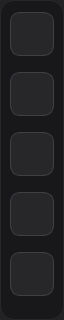
<?xml version="1.0" encoding="UTF-8"?>
<ui version="4.0">
 <class>ToolForm</class>
 <widget class="QWidget" name="ToolForm">
  <property name="geometry">
   <rect>
    <x>0</x>
    <y>0</y>
    <width>64</width>
    <height>320</height>
   </rect>
  </property>
  <property name="sizePolicy">
   <sizepolicy hsizetype="Fixed" vsizetype="Minimum">
    <horstretch>0</horstretch>
    <verstretch>0</verstretch>
   </sizepolicy>
  </property>
  <property name="minimumSize">
   <size>
    <width>64</width>
    <height>0</height>
   </size>
  </property>
  <property name="maximumSize">
   <size>
    <width>120</width>
    <height>16777215</height>
   </size>
  </property>
  <property name="windowTitle">
   <string>工具栏</string>
  </property>
  <property name="styleSheet">
   <string notr="true">
    QWidget#ToolForm {
      background-color: rgba(24, 24, 27, 0.96);
      border: 1px solid #27272a;
      border-radius: 14px;
    }
   </string>
  </property>
  <layout class="QVBoxLayout" name="verticalLayout">
   <property name="spacing">
    <number>8</number>
   </property>
   <property name="leftMargin">
    <number>10</number>
   </property>
   <property name="topMargin">
    <number>12</number>
   </property>
   <property name="rightMargin">
    <number>10</number>
   </property>
   <property name="bottomMargin">
    <number>12</number>
   </property>
   <item alignment="Qt::AlignHCenter">
    <widget class="QPushButton" name="keyMapBtn">
     <property name="minimumSize">
      <size>
       <width>44</width>
       <height>44</height>
      </size>
     </property>
     <property name="maximumSize">
      <size>
       <width>44</width>
       <height>44</height>
      </size>
     </property>
     <property name="toolTip">
      <string>键位映射</string>
     </property>
     <property name="text">
      <string/>
     </property>
     <property name="styleSheet">
      <string notr="true">
       QPushButton {
         background-color: #27272a;
         border: 1px solid #3f3f46;
         border-radius: 10px;
         color: #fafafa;
       }
       QPushButton:hover {
         background-color: #3f3f46;
         border-color: #6366f1;
       }
       QPushButton:pressed {
         background-color: #6366f1;
       }
      </string>
     </property>
    </widget>
   </item>
   <item>
    <widget class="QStackedWidget" name="stackedWidget">
     <property name="sizePolicy">
      <sizepolicy hsizetype="Preferred" vsizetype="Minimum">
       <horstretch>0</horstretch>
       <verstretch>0</verstretch>
      </sizepolicy>
     </property>
     <property name="currentIndex">
      <number>0</number>
     </property>
     <widget class="QWidget" name="page_normal">
      <layout class="QVBoxLayout" name="verticalLayout_2">
       <property name="spacing">
        <number>8</number>
       </property>
       <property name="leftMargin">
        <number>0</number>
       </property>
       <property name="topMargin">
        <number>0</number>
       </property>
       <property name="rightMargin">
        <number>0</number>
       </property>
       <property name="bottomMargin">
        <number>0</number>
       </property>
       <item alignment="Qt::AlignHCenter">
        <widget class="QPushButton" name="fullScreenBtn">
         <property name="minimumSize">
          <size>
           <width>44</width>
           <height>44</height>
          </size>
         </property>
         <property name="maximumSize">
          <size>
           <width>44</width>
           <height>44</height>
          </size>
         </property>
         <property name="toolTip">
          <string>全屏切换</string>
         </property>
         <property name="text">
          <string/>
         </property>
         <property name="styleSheet">
          <string notr="true">
           QPushButton {
             background-color: #27272a;
             border: 1px solid #3f3f46;
             border-radius: 10px;
             color: #fafafa;
           }
           QPushButton:hover {
             background-color: #3f3f46;
             border-color: #6366f1;
           }
           QPushButton:pressed {
             background-color: #6366f1;
           }
          </string>
         </property>
        </widget>
       </item>
       <item alignment="Qt::AlignHCenter">
        <widget class="QPushButton" name="appSwitchBtn">
         <property name="minimumSize">
          <size>
           <width>44</width>
           <height>44</height>
          </size>
         </property>
         <property name="maximumSize">
          <size>
           <width>44</width>
           <height>44</height>
          </size>
         </property>
         <property name="toolTip">
          <string>最近应用</string>
         </property>
         <property name="text">
          <string/>
         </property>
         <property name="styleSheet">
          <string notr="true">
           QPushButton {
             background-color: #27272a;
             border: 1px solid #3f3f46;
             border-radius: 10px;
             color: #fafafa;
           }
           QPushButton:hover {
             background-color: #3f3f46;
             border-color: #6366f1;
           }
           QPushButton:pressed {
             background-color: #6366f1;
           }
          </string>
         </property>
        </widget>
       </item>
       <item alignment="Qt::AlignHCenter">
        <widget class="QPushButton" name="returnBtn">
         <property name="minimumSize">
          <size>
           <width>44</width>
           <height>44</height>
          </size>
         </property>
         <property name="maximumSize">
          <size>
           <width>44</width>
           <height>44</height>
          </size>
         </property>
         <property name="toolTip">
          <string>返回</string>
         </property>
         <property name="text">
          <string/>
         </property>
         <property name="styleSheet">
          <string notr="true">
           QPushButton {
             background-color: #27272a;
             border: 1px solid #3f3f46;
             border-radius: 10px;
             color: #fafafa;
           }
           QPushButton:hover {
             background-color: #3f3f46;
             border-color: #6366f1;
           }
           QPushButton:pressed {
             background-color: #6366f1;
           }
          </string>
         </property>
        </widget>
       </item>
       <item alignment="Qt::AlignHCenter">
        <widget class="QPushButton" name="homeBtn">
         <property name="minimumSize">
          <size>
           <width>44</width>
           <height>44</height>
          </size>
         </property>
         <property name="maximumSize">
          <size>
           <width>44</width>
           <height>44</height>
          </size>
         </property>
         <property name="toolTip">
          <string>主屏幕</string>
         </property>
         <property name="text">
          <string/>
         </property>
         <property name="styleSheet">
          <string notr="true">
           QPushButton {
             background-color: #27272a;
             border: 1px solid #3f3f46;
             border-radius: 10px;
             color: #fafafa;
           }
           QPushButton:hover {
             background-color: #3f3f46;
             border-color: #6366f1;
           }
           QPushButton:pressed {
             background-color: #6366f1;
           }
          </string>
         </property>
        </widget>
       </item>
      </layout>
     </widget>
     <widget class="QWidget" name="page_keymap">
      <property name="sizePolicy">
       <sizepolicy hsizetype="Preferred" vsizetype="Minimum">
        <horstretch>0</horstretch>
        <verstretch>0</verstretch>
       </sizepolicy>
      </property>
      <layout class="QVBoxLayout" name="verticalLayout_3">
       <property name="spacing">
        <number>8</number>
       </property>
       <property name="leftMargin">
        <number>0</number>
       </property>
       <property name="topMargin">
        <number>0</number>
       </property>
       <property name="rightMargin">
        <number>0</number>
       </property>
       <property name="bottomMargin">
        <number>0</number>
       </property>
      </layout>
     </widget>
    </widget>
   </item>
  </layout>
 </widget>
 <resources/>
 <connections/>
</ui>
